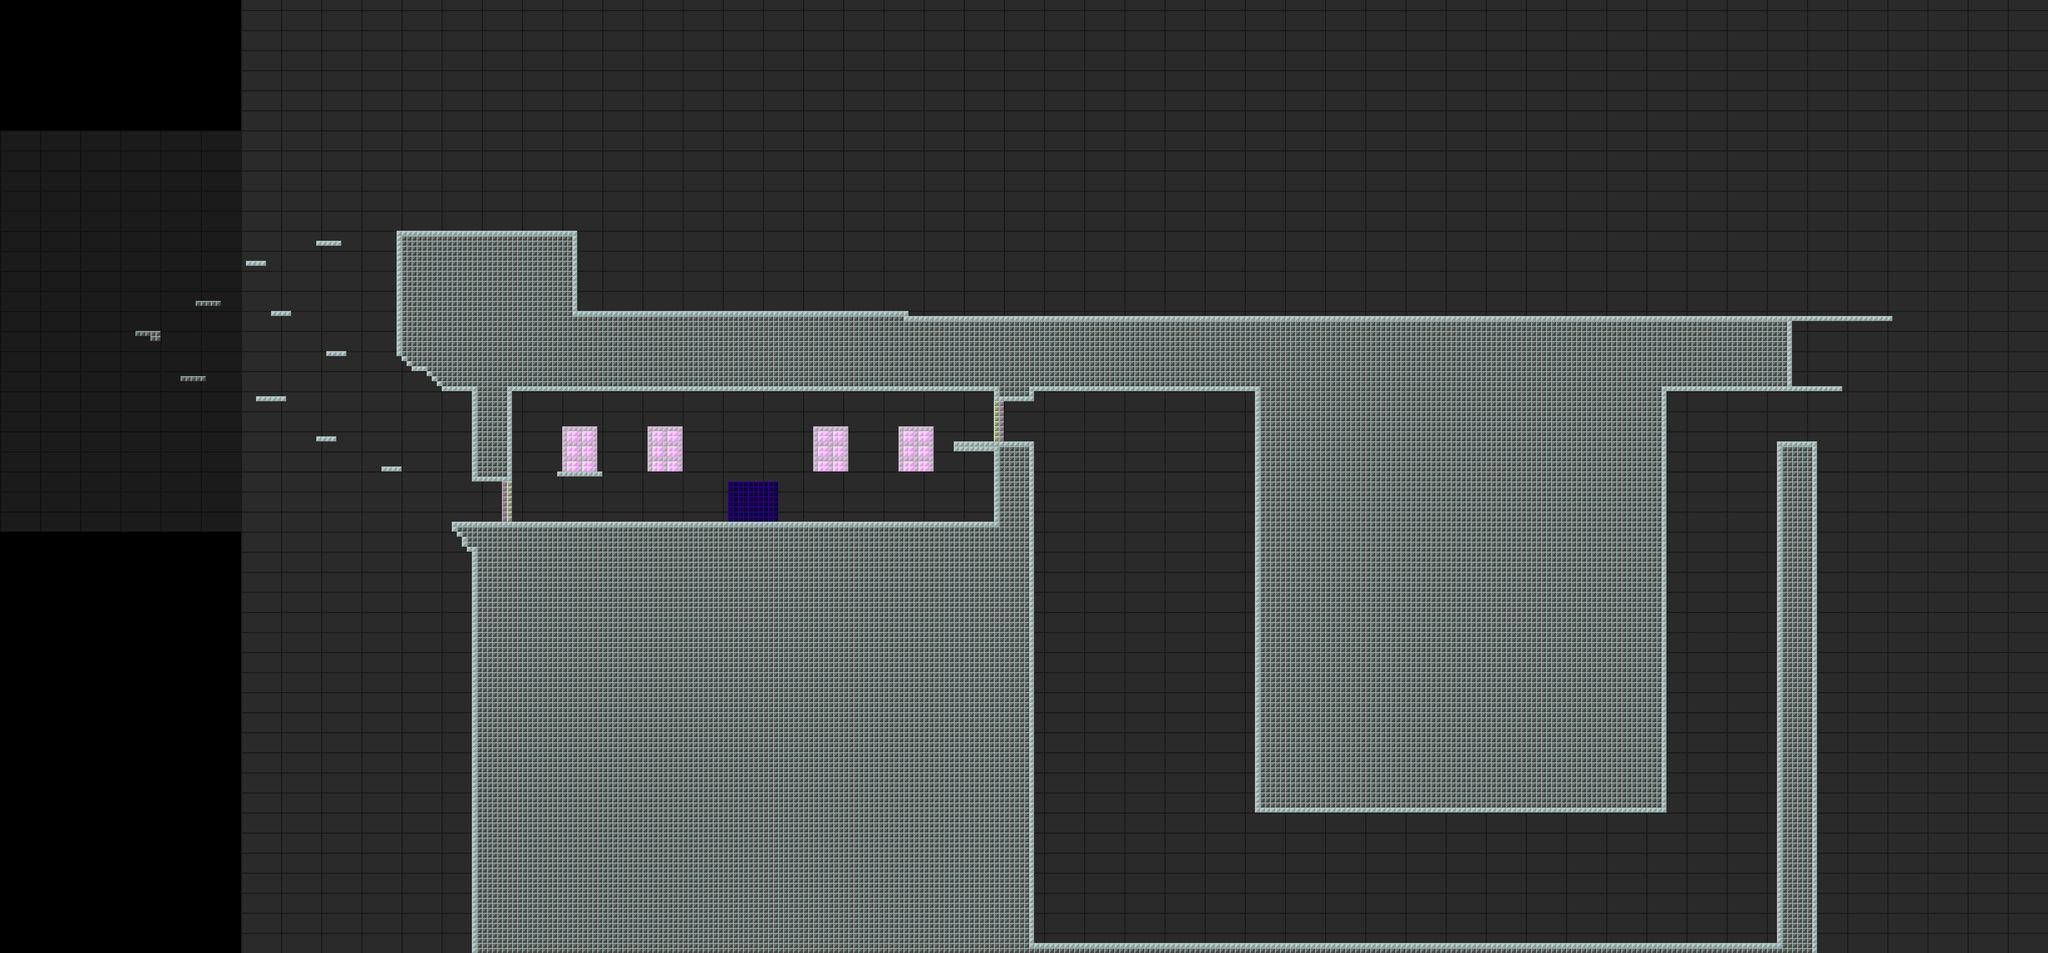

Rendered tile map (Tiled .tmx) drawn with the repository's tilesets; below, a short description and the map source with its tile grids summarised:
An orthogonal 408x190 tile map with 8x8 px tiles, 6 tile layers (Alternate Background, Real Background, Real Platforms, Real Background Decor, ...), 1 hidden layer not drawn, 2 tilesets and 23 objects (5x Camera Bounds, 5x Camera Trigger, 5x Timer Platform, Cistern Room World Switch Portal, Scene Door Portal, ...).

<map version="1.0" orientation="orthogonal" renderorder="right-down" width="408" height="190" tilewidth="8" tileheight="8" nextobjectid="51">
 <tileset firstgid="1" name="blocks_192x128" tilewidth="192" tileheight="128" tilecount="2" columns="2">
  <image source="blocks_192x128.png" width="384" height="128" />
 </tileset>
 <tileset firstgid="3" name="Blocks_8x8" tilewidth="8" tileheight="8" tilecount="144" columns="12">
  <image source="Blocks_8x8.png" width="96" height="96" />
 </tileset>
 <layer name="Alternate Background" width="408" height="190">
  <properties>
   <property name="Type" value="Background" />
   <property name="Universe" value="AlternateWorld" />
  </properties>
  <data>[77520 cells, 190 non-empty, 1 distinct tile ids]</data>
 </layer>
 <layer name="Real Background" width="408" height="190">
  <properties>
   <property name="Type" value="Background" />
   <property name="Universe" value="RealWorld" />
  </properties>
  <data>[77520 cells, 180 non-empty, 1 distinct tile ids]</data>
 </layer>
 <layer name="Real Platforms" width="408" height="190">
  <properties>
   <property name="Type" value="Platform" />
   <property name="Universe" value="RealWorld" />
  </properties>
  <data>[77520 cells, 498 non-empty, 2 distinct tile ids]</data>
 </layer>
 <layer name="Real Background Decor" width="408" height="190">
  <properties>
   <property name="Type" value="Background" />
   <property name="Universe" value="RealWorld" />
  </properties>
  <data>[77520 cells, 332 non-empty, 3 distinct tile ids]</data>
 </layer>
 <layer name="Alternate Sizes" width="408" height="190" visible="0">
  <properties>
   <property name="Type" value="Background" />
   <property name="Universe" value="AlternateWorld" />
  </properties>
  <data>[77520 cells, 9374 non-empty, 2 distinct tile ids]</data>
 </layer>
 <layer name="Alternate Platforms" width="408" height="190">
  <properties>
   <property name="Type" value="Platform" />
   <property name="Universe" value="AlternateWorld" />
  </properties>
  <data>[77520 cells, 22851 non-empty, 2 distinct tile ids]</data>
 </layer>
 <layer name="Alternate Background Decor" width="408" height="190">
  <properties>
   <property name="Type" value="Background" />
   <property name="Universe" value="AlternateWorld" />
  </properties>
  <data>[77520 cells, 80 non-empty, 1 distinct tile ids]</data>
 </layer>
 <objectgroup name="World Switch Portals">
  <properties>
   <property name="Commands" value="DestroyPrefab" />
   <property name="Type" value="PrefabGroup" />
   <property name="Universe" value="Global" />
  </properties>
  <object id="11" name="Cistern Room World Switch Portal" x="1160" y="768" width="80" height="64">
   <properties>
    <property name="Prefab" value="World Switch Portal" />
   </properties>
  </object>
 </objectgroup>
 <objectgroup name="Scene Transition Doors">
  <properties>
   <property name="Commands" value="DestroyPrefab" />
   <property name="Type" value="PrefabGroup" />
   <property name="Universe" value="RealWorld" />
  </properties>
  <object id="12" name="Cistern Right Door" type="Scene Door Portal" x="1584" y="768" width="16" height="64">
   <properties>
    <property name="Door Key" value="PurpleHouseDoorKey" />
    <property name="Prefab" value="Scene Transition Door" />
    <property name="Transition Direction" value="Right" />
    <property name="Transition To Portal" value="Landing Left Door" />
    <property name="Transition To Scene" value="landing_room" />
   </properties>
  </object>
 </objectgroup>
 <objectgroup name="Real Cistern Room Camera Modifier">
  <properties>
   <property name="Commands" value="DestroyPrefab" />
   <property name="Type" value="CameraModifier" />
   <property name="Universe" value="RealWorld" />
  </properties>
  <object id="2" type="Camera Bounds" x="800" y="608" width="800" height="240" />
  <object id="3" type="Camera Trigger" x="808" y="616" width="784" height="224" />
 </objectgroup>
 <objectgroup name="Front Portals">
  <properties>
   <property name="Commands" value="DestroyPrefab" />
   <property name="Type" value="PrefabGroup" />
   <property name="Universe" value="RealWorld" />
  </properties>
  <object id="9" name="Cistern Room Left Wall Broken Window" type="Scene Front Portal" x="904" y="688" width="40" height="64">
   <properties>
    <property name="Prefab" value="Broken Window" />
    <property name="Transition To Portal" value="Left Wall Cistern Room Broken Window" />
    <property name="Transition To Scene" value="house_left_wall" />
   </properties>
  </object>
 </objectgroup>
 <objectgroup name="Final Timer Platforms">
  <properties>
   <property name="Commands" value="DestroyPrefab" />
   <property name="Type" value="Timer Platform Controller" />
   <property name="Universe" value="AlternateWorld" />
  </properties>
  <object id="31" name="Switch" type="Switch" x="1856" y="1496" width="48" height="8" />
  <object id="46" name="1" type="Timer Platform" gid="57" x="1808" y="1424" width="8" height="8" />
  <object id="47" name="2" type="Timer Platform" gid="57" x="1720" y="1368" width="8" height="8" />
  <object id="48" name="3" type="Timer Platform" gid="57" x="1864" y="1312" width="8" height="8" />
  <object id="49" name="4" type="Timer Platform" gid="57" x="1992" y="1296" width="8" height="8" />
  <object id="50" name="5" type="Timer Platform" gid="57" x="1872" y="1232" width="8" height="8" />
 </objectgroup>
 <objectgroup name="Copy of Copy of Alternate Left Wall Camera Modifier">
  <properties>
   <property name="Commands" value="DestroyPrefab" />
   <property name="Type" value="CameraModifier" />
   <property name="Universe" value="AlternateWorld" />
  </properties>
  <object id="23" type="Camera Bounds" x="32" y="272" width="736" height="576" />
  <object id="24" type="Camera Trigger" x="40" y="136" width="720" height="704" />
 </objectgroup>
 <objectgroup name="Copy of Alternate Left Wall Camera Modifier">
  <properties>
   <property name="Commands" value="DestroyPrefab" />
   <property name="Type" value="CameraModifier" />
   <property name="Universe" value="AlternateWorld" />
  </properties>
  <object id="18" type="Camera Bounds" x="800" y="272" width="2208" height="240" />
  <object id="19" type="Camera Trigger" x="808" y="136" width="2152" height="368" />
 </objectgroup>
 <objectgroup name="Switch Platform Modifier">
  <properties>
   <property name="Commands" value="DestroyPrefab" />
   <property name="Type" value="CameraModifier" />
   <property name="Universe" value="AlternateWorld" />
  </properties>
  <object id="36" type="Camera Bounds" x="1632" y="608" width="384" height="912" />
  <object id="37" type="Camera Trigger" x="1640" y="616" width="368" height="896" />
 </objectgroup>
 <objectgroup name="Alternate Full Screen Scrollers">
  <properties>
   <property name="Commands" value="DestroyPrefab" />
   <property name="Type" value="PrefabGroup" />
   <property name="Universe" value="AlternateWorld" />
  </properties>
  <object id="17" x="752" y="760" width="64" height="80">
   <properties>
    <property name="Prefab" value="Horizontal Full Screen Scroller" />
   </properties>
  </object>
  <object id="20" x="752" y="144" width="64" height="368">
   <properties>
    <property name="Prefab" value="Horizontal Full Screen Scroller" />
   </properties>
  </object>
 </objectgroup>
 <objectgroup name="Alternte Checkpoints">
  <properties>
   <property name="Commands" value="DestroyPrefab" />
   <property name="Type" value="PrefabGroup" />
   <property name="Universe" value="AlternateWorld" />
  </properties>
  <!-- 2 objects omitted --></objectgroup>
 <objectgroup name="Alternate Cistern Room Camera Modifier">
  <properties>
   <property name="Commands" value="DestroyPrefab" />
   <property name="Type" value="CameraModifier" />
   <property name="Universe" value="AlternateWorld" />
  </properties>
  <!-- 2 objects omitted --></objectgroup>
</map>
<!-- 4 of 23 objects omitted -->
